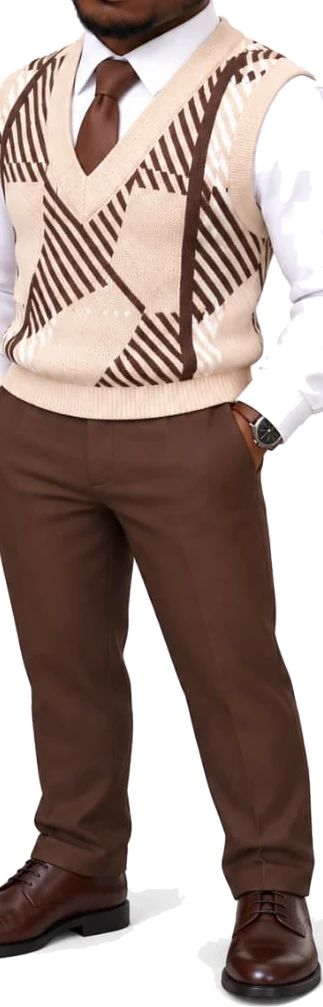
#> input picture src/assets/images/bitmoji-corps.webp, 323 x 1007 px, given in place of bitmoji_source.jpg, which was not available
$ python preparer_bitmoji.py
#> lines starting #> are read from the running program, lines starting #| are printed output that depends on the picture; after the words box and inside, x2 and y2 are one past the last pixel; in counts of white or black regions, pixels touching at a corner belong together; pictures that were not available may be replaced by others from this repository, and a replacement may not be noted
# -*- coding: utf-8 -*-
"""Detoure le bitmoji et le decoupe en parties animables.

L'avatar arrive sur fond blanc uniforme, a moins d'un point d'ecart
mesure sur les quatre coins : un seuillage depuis les bords suffit, et
il donne un contour net. La chemise blanche est preservee, puisqu'elle
n'est pas reliee au cadre.

Le personnage est ensuite decoupe : la tete, le buste et les deux bras
deviennent des images separees. Chacune bougera de son cote, la tete
suivant la lecture, les bras balancant, le buste respirant. Un
personnage d'un seul tenant ne peut que glisser ou tourner en bloc, ce
qui parait mecanique.

Les decoupes se recouvrent : sans ce recouvrement une couture
apparaitrait a chaque articulation des que les parties bougent.
"""
import io
import os
import sys
from collections import deque

import numpy as np
from PIL import Image, ImageFilter

sys.stdout = io.TextIOWrapper(sys.stdout.buffer, encoding="utf-8", errors="replace")

ICI = os.path.dirname(os.path.abspath(__file__))
SOURCE = os.path.join(ICI, "bitmoji_source.jpg")
DOSSIER = os.path.join(os.path.dirname(ICI), "src", "assets", "images")

with Image.open(SOURCE) as brut:
#> brut is the input picture: PIL image 323x1007 RGBA; mean R, G, B, A 161.1, 143.1, 136.4, 187.2
    image = brut.convert("RGB")
l, h = image.size
#> l = 323; h = 1007
print(f"source : {l} x {h}")

a = np.array(image, dtype=np.int16)

# --- Le fond blanc -------------------------------------------------
# Presque blanc, et presque neutre : la chemise l'est aussi, mais elle
# porte des ombres et n'atteint pas ce seuil partout.
clair = (a.min(axis=2) > 236) & (a.max(axis=2) - a.min(axis=2) < 10)
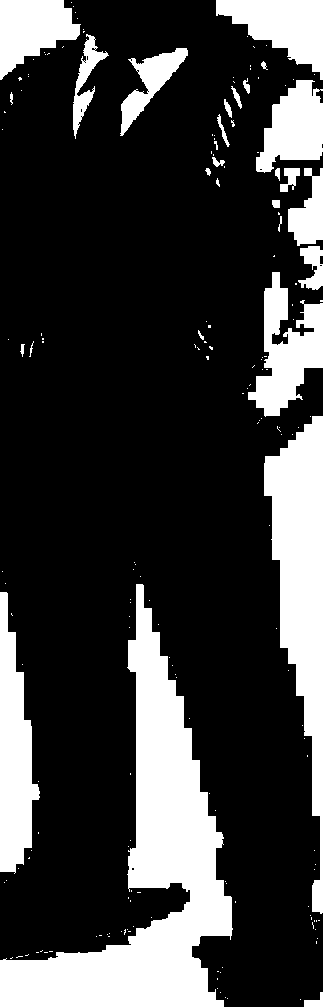
#> clair: shape (1007, 323) bool; 23.8% white; 184 white regions (155 under 20 px), largest, box (x1, y1, x2, y2) and area: (0, 584, 233, 1007) 31309, (264, 416, 323, 914) 14086, (0, 592, 40, 874) 6830
print(f"pixels clairs : {clair.mean() * 100:.1f} %")

# Un parcours depuis les bords : seul le blanc relie au cadre est du
# fond. La chemise, entouree du sujet, n'est jamais atteinte.
fond = np.zeros((h, l), dtype=bool)
file = deque()
for x in range(l):
    for y in (0, h - 1):
        if clair[y, x] and not fond[y, x]:
            fond[y, x] = True
            file.append((y, x))
#> fond: shape (1007, 323) bool; 0.13% white in thin lines or dots
for y in range(h):
    for x in (0, l - 1):
        if clair[y, x] and not fond[y, x]:
            fond[y, x] = True
            file.append((y, x))
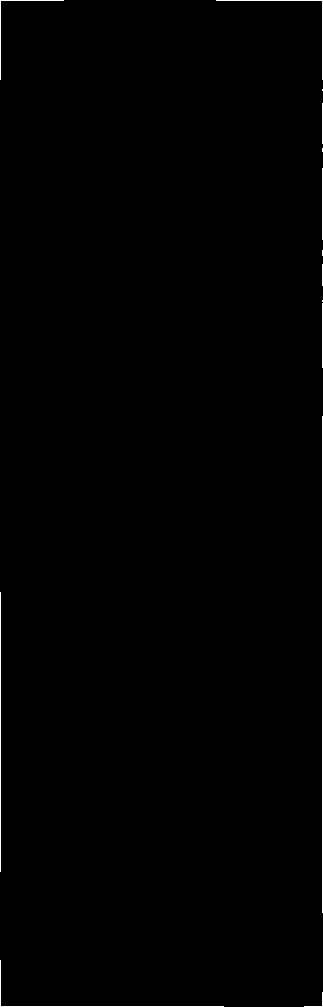
#> fond: shape (1007, 323) bool; 0.5% white in thin lines or dots

while file:
    y, x = file.popleft()
    for dy, dx in ((1, 0), (-1, 0), (0, 1), (0, -1)):
        ny, nx = y + dy, x + dx
        if 0 <= ny < h and 0 <= nx < l and clair[ny, nx] and not fond[ny, nx]:
            fond[ny, nx] = True
            file.append((ny, nx))
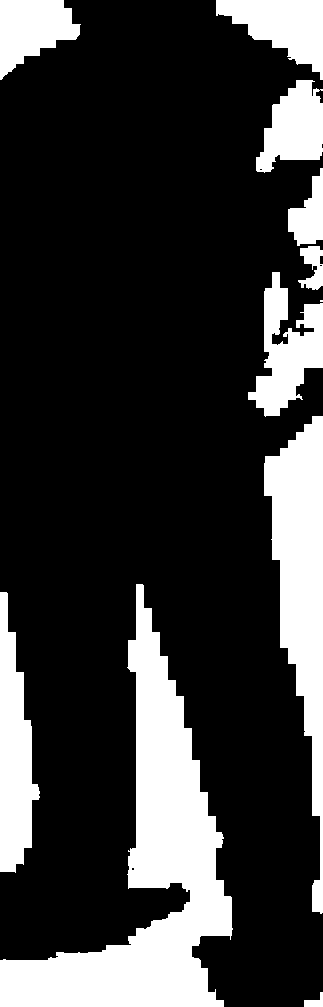
#> fond: shape (1007, 323) bool; 22.3% white; 11 white regions (1 under 20 px), largest, box (x1, y1, x2, y2) and area: (0, 584, 233, 1007) 31304, (264, 416, 323, 914) 14086, (0, 592, 40, 873) 6829

print(f"fond detecte : {fond.mean() * 100:.1f} %")

masque = Image.fromarray(((~fond) * 255).astype(np.uint8), "L")
masque = masque.filter(ImageFilter.GaussianBlur(1.6))
m = np.array(masque, dtype=np.float32) / 255.0

# Le seuil est pousse au-dela du milieu : il mord d'un pixel ou deux
# sur le sujet. C'est voulu. Le detourage laissait sinon un lisere a
# 220/214/212, du blanc du studio, alors que le sujet est a 113/76/64 :
# ce liseré cerne la tete d'un trait clair et la fait paraitre collee.
# Mieux vaut perdre un pixel de contour que garder le fond.
m = np.clip((m - 0.62) / 0.30, 0, 1)
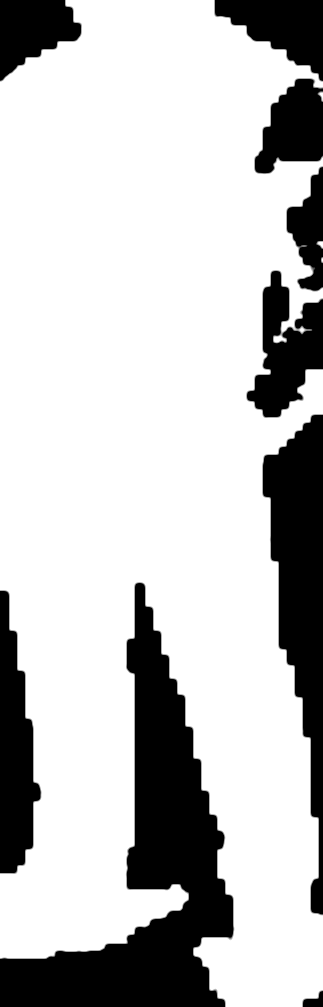
#> m: shape (1007, 323) float32; min 0, max 1, mean 0.762

# Une transition douce sur le pourtour : un bord binaire dentelle les
# obliques et souligne la decoupe. Les valeurs intermediaires font le
# raccord avec ce qu'il y a derriere.
m = m ** 1.18

entier = Image.fromarray(
    np.dstack([np.array(image, dtype=np.uint8),
               (m * 255).astype(np.uint8)]), "RGBA")

boite = entier.getbbox()
#> boite = (0, 0, 323, 1007)
if boite:
    entier = entier.crop(boite)
L, H = entier.size
#> L = 323; H = 1007
print(f"detoure : {L} x {H}")

os.makedirs(DOSSIER, exist_ok=True)

# --- Le decoupage --------------------------------------------------
# Les fractions sont relevees sur l'image : la tete tient dans le
# cinquieme superieur, les bras descendent le long du buste jusqu'aux
# poches. Les tranches se recouvrent d'environ deux points.
# Les bras ne sont pas decoupes : les mains sont dans les poches sur
# cette photo, ils n'ont donc rien a bouger de leur cote.
PARTIES = {
    # (gauche, haut, droite, bas), en fractions de l'image
    "tete":  (0.30, 0.000, 0.70, 0.245),
    "corps": (0.16, 0.200, 0.86, 1.000),
}

for nom, (g, ht, d, bs) in PARTIES.items():
    partie = entier.crop((int(g * L), int(ht * H), int(d * L), int(bs * H)))
    chemin = os.path.join(DOSSIER, f"bitmoji-{nom}.webp")
    partie.save(chemin, "WEBP", quality=92, method=6)
    print(f"   {nom:<8} {partie.size}  "
          f"{round(os.path.getsize(chemin) / 1024)} Ko")

# L'image entiere sert de repli si l'animation ne se lance pas.
entier_reduit = entier.copy()
entier_reduit.thumbnail((640, 860), Image.LANCZOS)
complet = os.path.join(DOSSIER, "bitmoji-complet.webp")
entier_reduit.save(complet, "WEBP", quality=90, method=6)
print(f"   complet  {entier_reduit.size}  "
      f"{round(os.path.getsize(complet) / 1024)} Ko")

# Deux vignettes de controle. Le liseré du detourage ne se voit pas
# sur un fond clair : c'est sur le brun sombre qu'il apparait, et
# c'est la qu'il faut le juger. On cadre sur la tete, ou la coupure
# se remarque le plus.
tete_seule = entier.crop((int(0.30 * L), 0, int(0.70 * L), int(0.245 * H)))
for nom, teinte in (("clair", (252, 250, 247)),
                    ("sombre", (23, 17, 12))):
    vue = Image.new("RGB", tete_seule.size, teinte)
    vue.paste(tete_seule, (0, 0), tete_seule)
    vue = vue.resize((vue.width * 2, vue.height * 2), Image.LANCZOS)
    vue.save(os.path.join(ICI, f"controle_tete_{nom}.jpg"), quality=94)
#> this loop made 2 passes
#> pass 1, `vue = Image.new("RGB", tete_seule.size, teinte)`:
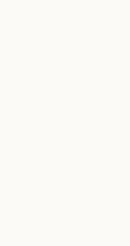
#> vue: PIL image 130x246 RGB; mean R, G, B 252, 250, 247
#> pass 1, `vue = vue.resize((vue.width * 2, vue.height * 2), Image.LANCZOS)`:
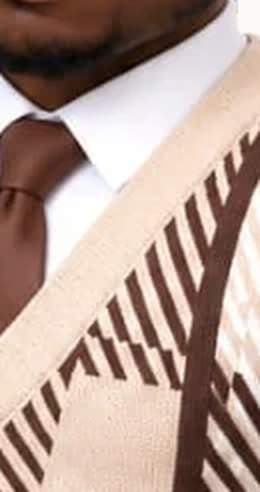
#> vue: PIL image 260x492 RGB; mean R, G, B 178.6, 155, 144.7
#> pass 2, `vue = Image.new("RGB", tete_seule.size, teinte)`:
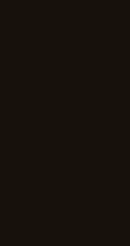
#> vue: PIL image 130x246 RGB; mean R, G, B 23, 17, 12
print("controle : controle_tete_clair.jpg, controle_tete_sombre.jpg")

$ run again, on src/assets/images/bitmoji-tete.webp
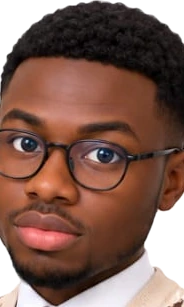
#> input picture src/assets/images/bitmoji-tete.webp, 184 x 307 px, given in place of bitmoji_source.jpg, which was not available
#> brut is the input picture: PIL image 184x307 RGBA; mean R, G, B, A 125, 91.9, 80.8, 226.8
#> clair: shape (307, 184) bool; 7.9% white; 10 white regions (4 under 20 px), largest, box (x1, y1, x2, y2) and area: (152, 208, 184, 280) 1664, (0, 0, 56, 48) 1408, (144, 0, 184, 32) 704, (0, 256, 16, 288) 298, (17, 283, 43, 307) 225, (92, 297, 122, 307) 160
#> after the loop `for y in range(h):`:
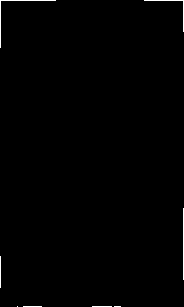
#> fond: shape (307, 184) bool; 0.58% white in thin lines or dots
#> boite = (0, 0, 184, 307)
#> the loop `for nom, (g, ht, d, bs) in PARTIES.items():` made 2 passes
#> pass 2, `partie = entier.crop((int(g * L), int(ht * H), int(d * L), int(bs * H)))`:
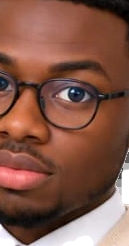
#> partie: PIL image 129x246 RGBA; mean R, G, B, A 131.4, 87.3, 72.7, 250.4; transparent parts drawn white

$ run again, on src/assets/images/portrait-detoure.webp
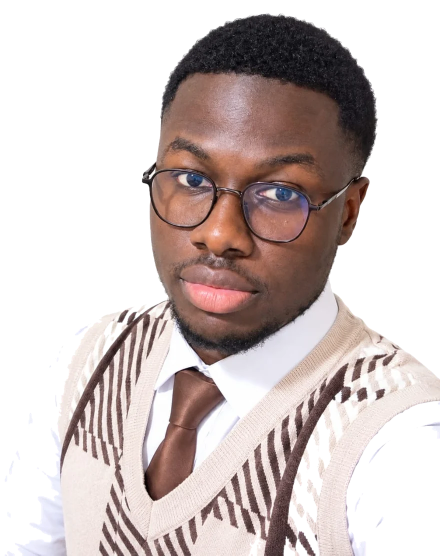
#> input picture src/assets/images/portrait-detoure.webp, 880 x 1111 px, given in place of bitmoji_source.jpg, which was not available (shown at 1/2 size)
#> brut is the input picture: PIL image 880x1111 RGBA; mean R, G, B, A 97.9, 86.1, 84, 137.8
#> clair: shape (1111, 880) bool; 4.2% white; 1318 white regions (1208 under 20 px), largest, box (x1, y1, x2, y2) and area: (308, 651, 541, 945) 14884, (294, 780, 345, 926) 3767, (658, 784, 686, 883) 1512
#> after the loop `while file:`:
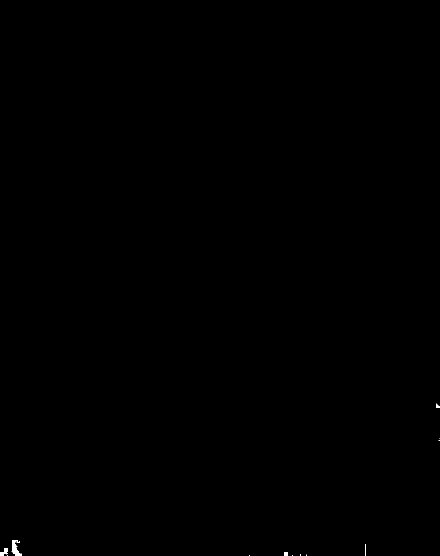
#> fond: shape (1111, 880) bool (shown at 1/2 size); 0.06% white; 12 white regions (7 under 20 px), largest, box (x1, y1, x2, y2) and area: (23, 1080, 44, 1111) 329, (0, 1096, 16, 1111) 141, (568, 1104, 576, 1111) 55, (872, 807, 880, 816) 47, (730, 1088, 731, 1111) 23
#> boite = (0, 0, 880, 1111)
#> `entier_reduit.thumbnail((640, 860), Image.LANCZOS)`:
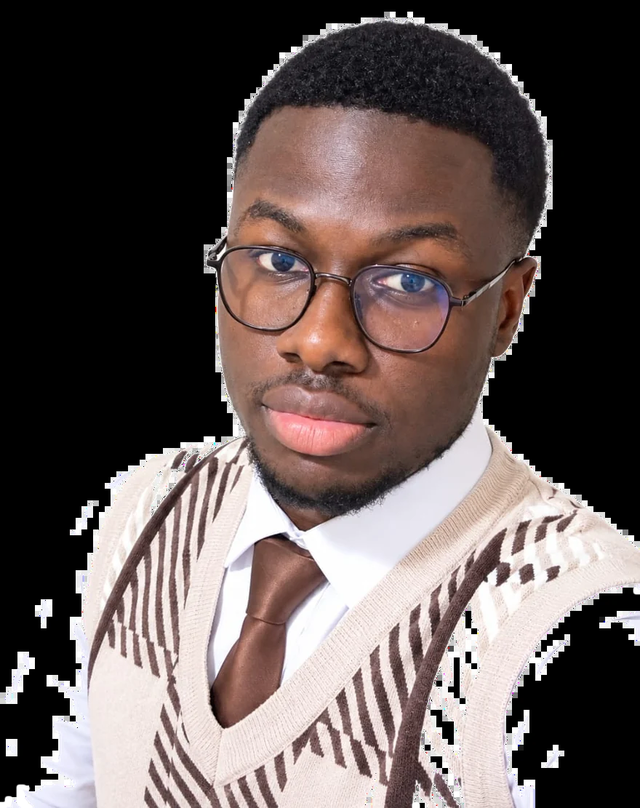
#> entier_reduit: PIL image 640x808 RGBA; mean R, G, B, A 97.8, 86, 83.9, 254.8; transparent parts drawn white
